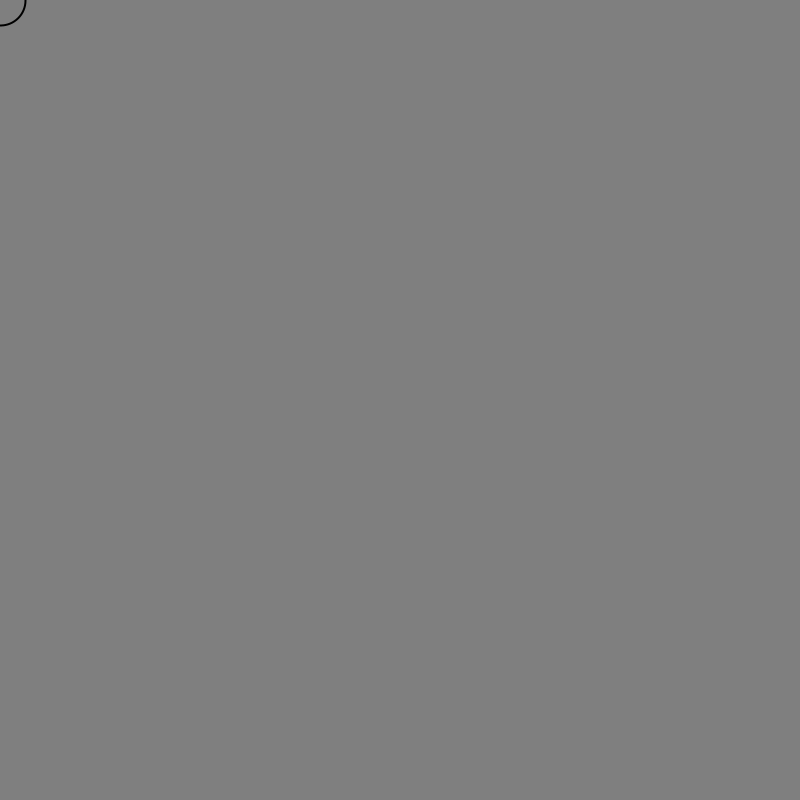
Frame 1 (no input)
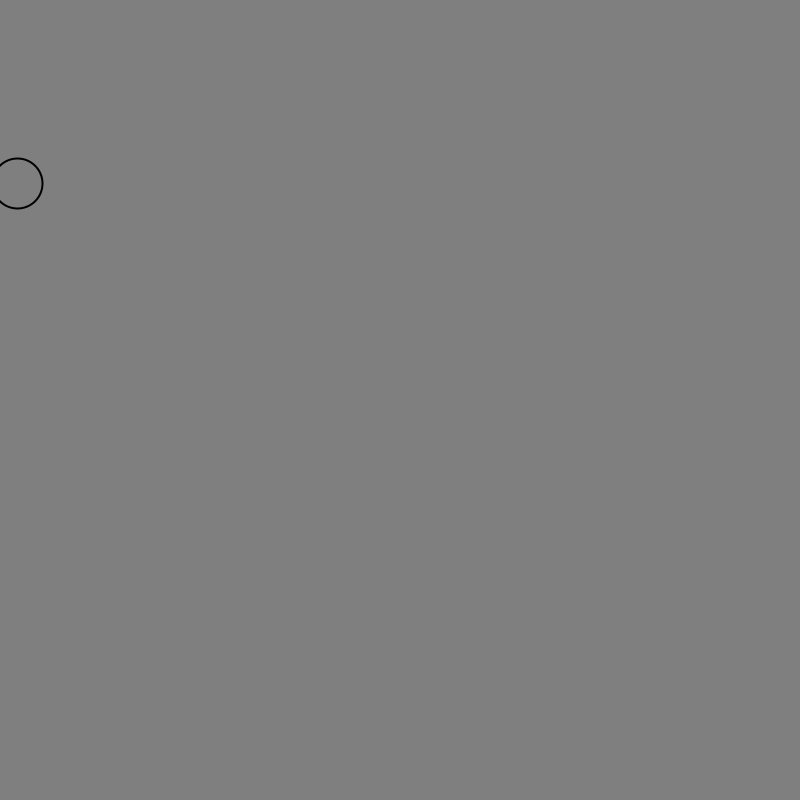
Frame 60 (the mouse pressed at the canvas centre just before this capture)
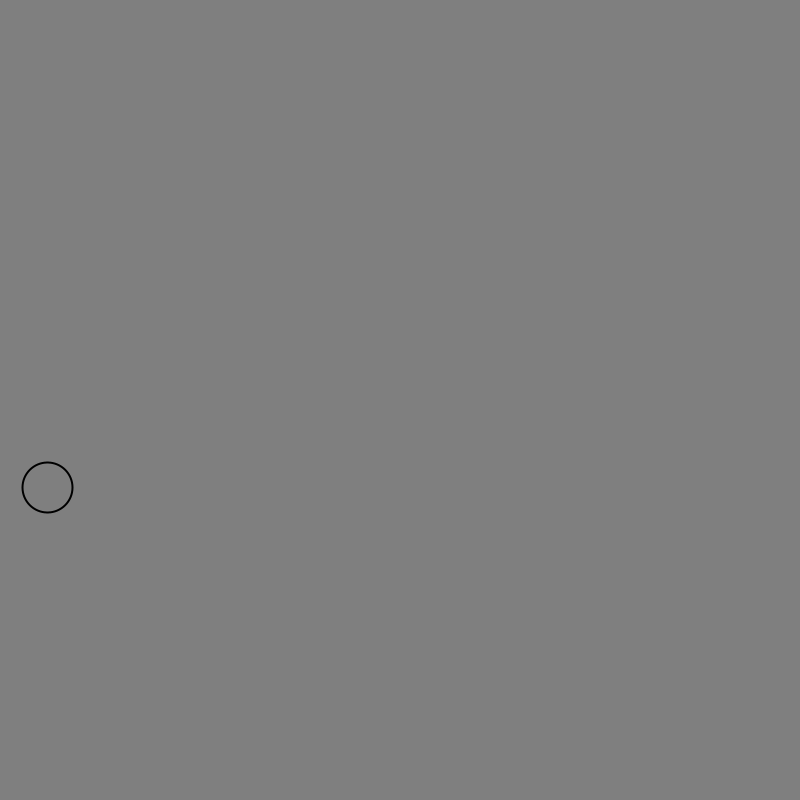
Frame 120 (the mouse held since frame 60 and released just before this capture)

The Processing sketch that drew these frames (run headless with seeded random() and noise(); from frame 60 on, the mouse is pressed at the canvas centre):

// Processing sketch: force
// ── force.pde

Mover m;

void setup() {
    size(800, 800);
    background(127);

    m = new Mover();
}

void draw() {
    background(127);
    

    PVector gravity = new PVector(0, 0.1);
    PVector wind = new PVector(0.01, 0);

    m.applyForce(gravity);
    m.applyForce(wind);

    m.edges();
    m.update();
    m.drawBall();
}


class Mover{
    PVector location;
    PVector velocity;
    PVector acceleration;

    Mover(){
        location = new PVector(0, 0);
        velocity = new PVector(0, 0);
        acceleration = new PVector(0, 0.1);
    }

    void update(){
        velocity.add(acceleration);

        location.add(velocity);

        velocity.limit(5);

        acceleration.setMag(0);
    }

    void edges(){

        if(location.x > width){
            location.x = width;
            velocity.x = velocity.x * -1;
        }
        else if(location.x < 0){
            velocity.x = velocity.x * -1;
            location.x = 0;
        }
        if(location.y >= height ){
            velocity.y = velocity.y * -1;
            location.y = height;
        }
    }

    void applyForce(PVector force){
        acceleration.add(force);
    }

    void drawBall(){
        stroke(0);
        strokeWeight(2);
        fill(127);

        ellipse(location.x, location.y, 50, 50);
    }

}
